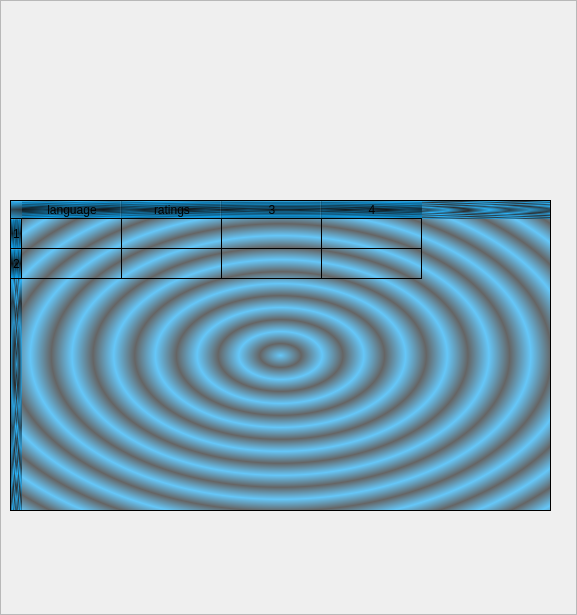
<?xml version="1.0" encoding="UTF-8"?>
<ui version="4.0">
 <class>Frame</class>
 <widget class="QFrame" name="Frame">
  <property name="geometry">
   <rect>
    <x>0</x>
    <y>0</y>
    <width>577</width>
    <height>615</height>
   </rect>
  </property>
  <property name="windowTitle">
   <string>Frame</string>
  </property>
  <property name="styleSheet">
   <string notr="true">background-color: qconicalgradient(cx:0.5, cy:0.5, angle:0, stop:0 rgba(35, 40, 3, 255), stop:0.16 rgba(136, 106, 22, 255), stop:0.225 rgba(166, 140, 41, 255), stop:0.285 rgba(204, 181, 74, 255), stop:0.345 rgba(235, 219, 102, 255), stop:0.415 rgba(245, 236, 112, 255), stop:0.52 rgba(209, 190, 76, 255), stop:0.57 rgba(187, 156, 51, 255), stop:0.635 rgba(168, 142, 42, 255), stop:0.695 rgba(202, 174, 68, 255), stop:0.75 rgba(218, 202, 86, 255), stop:0.815 rgba(208, 187, 73, 255), stop:0.88 rgba(187, 156, 51, 255), stop:0.935 rgba(137, 108, 26, 255), stop:1 rgba(35, 40, 3, 255));</string>
  </property>
  <property name="frameShape">
   <enum>QFrame::StyledPanel</enum>
  </property>
  <property name="frameShadow">
   <enum>QFrame::Raised</enum>
  </property>
  <widget class="QTableWidget" name="tbl">
   <property name="geometry">
    <rect>
     <x>10</x>
     <y>200</y>
     <width>541</width>
     <height>311</height>
    </rect>
   </property>
   <property name="styleSheet">
    <string notr="true">background-color: qradialgradient(spread:repeat, cx:0.5, cy:0.5, radius:0.077, fx:0.5, fy:0.5, stop:0 rgba(0, 169, 255, 147), stop:0.497326 rgba(0, 0, 0, 147), stop:1 rgba(0, 169, 255, 147));
background-color: qlineargradient(spread:pad, x1:0, y1:0, x2:1, y2:0, stop:0 rgba(245, 224, 176, 255), stop:0.09 rgba(246, 189, 237, 255), stop:0.14 rgba(194, 207, 246, 255), stop:0.19 rgba(184, 160, 168, 255), stop:0.25 rgba(171, 186, 248, 255), stop:0.32 rgba(243, 248, 224, 255), stop:0.385 rgba(249, 162, 183, 255), stop:0.47 rgba(100, 115, 124, 255), stop:0.58 rgba(251, 205, 202, 255), stop:0.65 rgba(170, 128, 185, 255), stop:0.75 rgba(252, 222, 204, 255), stop:0.805 rgba(206, 122, 218, 255), stop:0.86 rgba(254, 223, 175, 255), stop:0.91 rgba(254, 236, 244, 255), stop:1 rgba(255, 191, 221, 255));</string>
   </property>
   <property name="rowCount">
    <number>2</number>
   </property>
   <property name="columnCount">
    <number>4</number>
   </property>
   <row/>
   <row/>
   <column>
    <property name="text">
     <string>language</string>
    </property>
   </column>
   <column>
    <property name="text">
     <string>ratings</string>
    </property>
   </column>
   <column/>
   <column/>
  </widget>
 </widget>
 <resources/>
 <connections/>
</ui>
